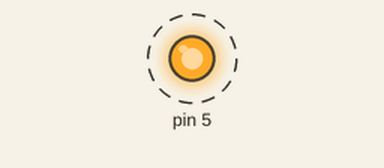
This sketch was run on a simulated Arduino Uno, built with avr-gcc and run on an emulated ATmega328P. On the bench: output pins drawn as LEDs (lit = HIGH). Dashed ring = blinking.

Above: at 0.12 s.
Timing chart, 0 to 3.0 s (numbered marks = the images above):
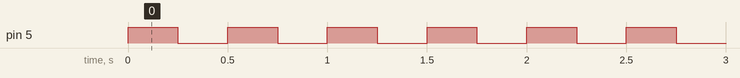

Measured:
- by itself, pin 5: alternates HIGH for 0.25 s and LOW for 0.25 s

The sketch:

blinking_esp8266.ino
```cpp
void setup() {
  // put your setup code here, to run once:
   pinMode(5, OUTPUT); // 5 is D1

}

void loop() {
  // put your main code here, to run repeatedly:
  digitalWrite(5, HIGH);
  delay(250);
  digitalWrite(5, LOW);
  delay(250);

}
```
